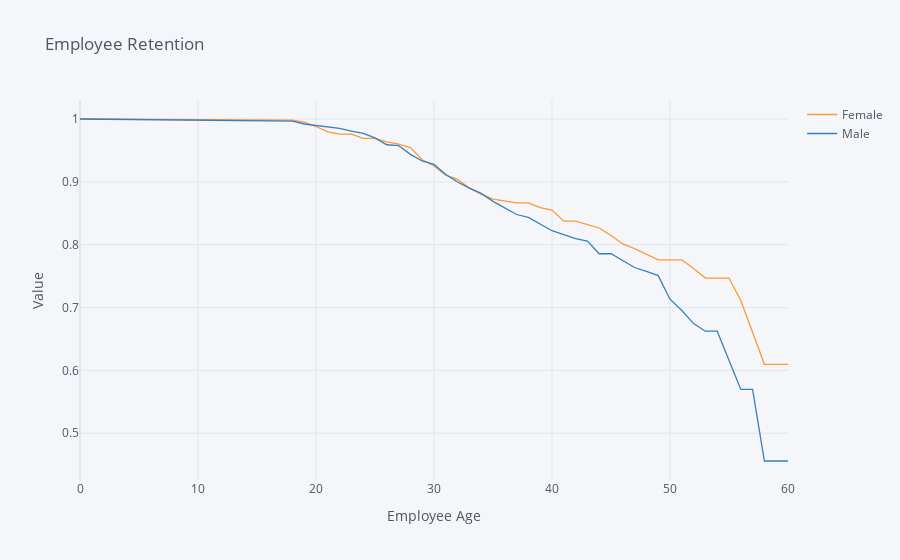

Here is the notebook cell this chart was saved with:
### Code cell
group_field = 'Gender'
time_field = 'Age'
event_field = 'Attrition'
result = survival(data, group_field, time_field, event_field)
type(result)
result.iplot(kind = 'line', xTitle ='Employee Age' , yTitle = 'Value', title = 'Employee Retention')

### Figure 1 — Plotly figure (JSON) as saved in the notebook; plotly's stock layout.template omitted (floating-point values rounded to 4 significant figures)
{"data": [{"line": {"color": "rgba(255, 153, 51, 1.0)", "dash": "solid", "shape": "linear", "width": 1.3}, "mode": "lines", "name": "Female", "text": "", "type": "scatter", "x": [0, 18, 19, 20, 21, 22, 23, 24, 25, 26, 27, 28, 29, 30, 31, 32, 33, 34, 35, 36, 37, 38, 39, 40, 41, 42, 43, 44, 45, 46, 47, 48, 49, 50, 51, 52, 53, 54, 55, 56, 57, 58, 59, 60], "y": [1, 0.9983, 0.9949, 0.988, 0.9794, 0.976, 0.976, 0.969, 0.969, 0.9637, 0.9601, 0.9544, 0.9352, 0.9252, 0.9105, 0.904, 0.8901, 0.8804, 0.8725, 0.8696, 0.8665, 0.8665, 0.8591, 0.8551, 0.8374, 0.8374, 0.8322, 0.8266, 0.8146, 0.8011, 0.7936, 0.785, 0.7757, 0.7757, 0.7757, 0.7621, 0.7469, 0.7469, 0.7469, 0.7113, 0.6605, 0.6097, 0.6097, 0.6097]}, {"line": {"color": "rgba(55, 128, 191, 1.0)", "dash": "solid", "shape": "linear", "width": 1.3}, "mode": "lines", "name": "Male", "text": "", "type": "scatter", "x": [0, 18, 19, 20, 21, 22, 23, 24, 25, 26, 27, 28, 29, 30, 31, 32, 33, 34, 35, 36, 37, 38, 39, 40, 41, 42, 43, 44, 45, 46, 47, 48, 49, 50, 51, 52, 53, 54, 55, 56, 57, 58, 59, 60], "y": [1, 0.9966, 0.9921, 0.9898, 0.9886, 0.9852, 0.9806, 0.977, 0.9699, 0.959, 0.9578, 0.9438, 0.9332, 0.9277, 0.9118, 0.8997, 0.8901, 0.8817, 0.8689, 0.8589, 0.848, 0.8433, 0.8331, 0.8222, 0.8162, 0.8096, 0.8058, 0.7856, 0.7856, 0.7752, 0.7637, 0.7575, 0.7508, 0.7132, 0.6952, 0.6744, 0.6624, 0.6624, 0.6172, 0.5697, 0.5697, 0.4558, 0.4558, 0.4558]}], "layout": {"autosize": true, "legend": {"bgcolor": "#F5F6F9", "font": {"color": "#4D5663"}}, "paper_bgcolor": "#F5F6F9", "plot_bgcolor": "#F5F6F9", "title": {"font": {"color": "#4D5663"}, "text": "Employee Retention"}, "xaxis": {"autorange": true, "gridcolor": "#E1E5ED", "range": [0, 60], "showgrid": true, "tickfont": {"color": "#4D5663"}, "title": {"font": {"color": "#4D5663"}, "text": "Employee Age"}, "type": "linear", "zerolinecolor": "#E1E5ED"}, "yaxis": {"autorange": true, "gridcolor": "#E1E5ED", "range": [0.4255, 1.03], "showgrid": true, "tickfont": {"color": "#4D5663"}, "title": {"font": {"color": "#4D5663"}, "text": "Value"}, "type": "linear", "zerolinecolor": "#E1E5ED"}}}
